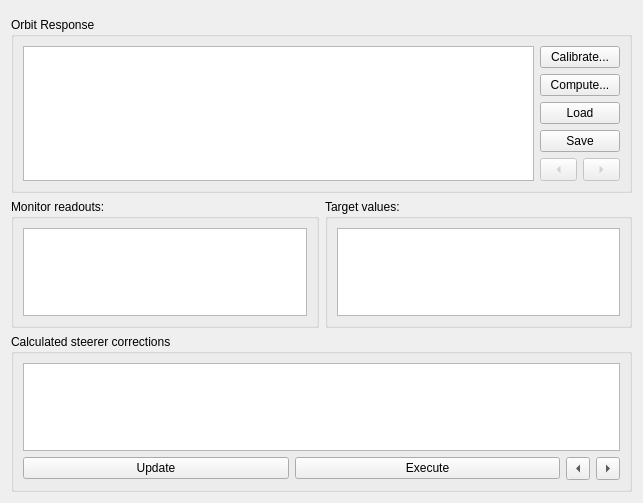
<?xml version="1.0" encoding="UTF-8"?>
<ui version="4.0">
 <class>OrbitResponseWidget</class>
 <widget class="QWidget" name="OrbitResponseWidget">
  <property name="geometry">
   <rect>
    <x>0</x>
    <y>0</y>
    <width>643</width>
    <height>503</height>
   </rect>
  </property>
  <property name="windowTitle">
   <string>Measured Orbit Response method</string>
  </property>
  <layout class="QGridLayout" columnstretch="1,1">
   <item row="3" column="0" colspan="2">
    <widget class="QGroupBox">
     <property name="title">
      <string>Calculated steerer corrections</string>
     </property>
     <layout class="QVBoxLayout">
      <item>
       <widget class="ResultTable" name="resultsTable">
        <property name="focusPolicy">
         <enum>Qt::ClickFocus</enum>
        </property>
       </widget>
      </item>
      <item>
       <layout class="QHBoxLayout">
        <item>
         <widget class="QPushButton" name="fitButton">
          <property name="text">
           <string>Update</string>
          </property>
         </widget>
        </item>
        <item>
         <widget class="QPushButton" name="applyButton">
          <property name="text">
           <string>Execute</string>
          </property>
         </widget>
        </item>
        <item>
         <widget class="QToolButton" name="prevButton">
          <property name="text">
           <string>...</string>
          </property>
          <property name="arrowType">
           <enum>Qt::LeftArrow</enum>
          </property>
         </widget>
        </item>
        <item>
         <widget class="QToolButton" name="nextButton">
          <property name="text">
           <string>...</string>
          </property>
          <property name="arrowType">
           <enum>Qt::RightArrow</enum>
          </property>
         </widget>
        </item>
       </layout>
      </item>
     </layout>
    </widget>
   </item>
   <item row="0" column="0" colspan="2">
    <widget class="ConfigSelect" name="configSelect"/>
   </item>
   <item row="2" column="0">
    <widget class="QGroupBox">
     <property name="title">
      <string>Monitor readouts:</string>
     </property>
     <layout class="QVBoxLayout">
      <item>
       <widget class="MonitorTable" name="monitorTable"/>
      </item>
     </layout>
    </widget>
   </item>
   <item row="2" column="1">
    <widget class="QGroupBox">
     <property name="title">
      <string>Target values:</string>
     </property>
     <layout class="QVBoxLayout">
      <item>
       <widget class="TargetTable" name="targetsTable"/>
      </item>
     </layout>
    </widget>
   </item>
   <item row="1" column="0" colspan="2">
    <widget class="QGroupBox">
     <property name="title">
      <string>Orbit Response</string>
     </property>
     <layout class="QHBoxLayout" name="horizontalLayout">
      <item>
       <layout class="QGridLayout" name="gridLayout_2">
        <item row="1" column="0">
         <widget class="TableView" name="ormTable"/>
        </item>
        <item row="1" column="1">
         <layout class="QVBoxLayout" name="verticalLayout">
          <item>
           <widget class="QPushButton" name="measureButton">
            <property name="text">
             <string>Calibrate...</string>
            </property>
           </widget>
          </item>
          <item>
           <widget class="QPushButton" name="computeButton">
            <property name="text">
             <string>Compute...</string>
            </property>
           </widget>
          </item>
          <item>
           <widget class="QPushButton" name="loadButton">
            <property name="text">
             <string>Load</string>
            </property>
           </widget>
          </item>
          <item>
           <widget class="QPushButton" name="saveButton">
            <property name="text">
             <string>Save</string>
            </property>
           </widget>
          </item>
          <item>
           <layout class="QHBoxLayout" name="horizontalLayout_2">
            <item>
             <widget class="QToolButton" name="prevORMButton">
              <property name="enabled">
               <bool>false</bool>
              </property>
              <property name="sizePolicy">
               <sizepolicy hsizetype="Preferred" vsizetype="Fixed">
                <horstretch>0</horstretch>
                <verstretch>0</verstretch>
               </sizepolicy>
              </property>
              <property name="text">
               <string>...</string>
              </property>
              <property name="arrowType">
               <enum>Qt::LeftArrow</enum>
              </property>
             </widget>
            </item>
            <item>
             <widget class="QToolButton" name="nextORMButton">
              <property name="enabled">
               <bool>false</bool>
              </property>
              <property name="sizePolicy">
               <sizepolicy hsizetype="Preferred" vsizetype="Fixed">
                <horstretch>0</horstretch>
                <verstretch>0</verstretch>
               </sizepolicy>
              </property>
              <property name="text">
               <string>...</string>
              </property>
              <property name="arrowType">
               <enum>Qt::RightArrow</enum>
              </property>
             </widget>
            </item>
           </layout>
          </item>
          <item>
           <spacer name="verticalSpacer">
            <property name="orientation">
             <enum>Qt::Vertical</enum>
            </property>
            <property name="sizeHint" stdset="0">
             <size>
              <width>20</width>
              <height>40</height>
             </size>
            </property>
           </spacer>
          </item>
         </layout>
        </item>
       </layout>
      </item>
     </layout>
    </widget>
   </item>
  </layout>
 </widget>
 <customwidgets>
  <customwidget>
   <class>TableView</class>
   <extends>QTableView</extends>
   <header>madgui/widget/tableview.h</header>
  </customwidget>
  <customwidget>
   <class>MonitorTable</class>
   <extends>QTableView</extends>
   <header>madgui/widget/correct/core.h</header>
  </customwidget>
  <customwidget>
   <class>TargetTable</class>
   <extends>QTableView</extends>
   <header>madgui/widget/correct/core.h</header>
  </customwidget>
  <customwidget>
   <class>ResultTable</class>
   <extends>QTableView</extends>
   <header>madgui/widget/correct/core.h</header>
  </customwidget>
  <customwidget>
   <class>ConfigSelect</class>
   <extends>QWidget</extends>
   <header>madgui/widget/correct/configselect.h</header>
  </customwidget>
 </customwidgets>
 <resources/>
 <connections/>
</ui>
